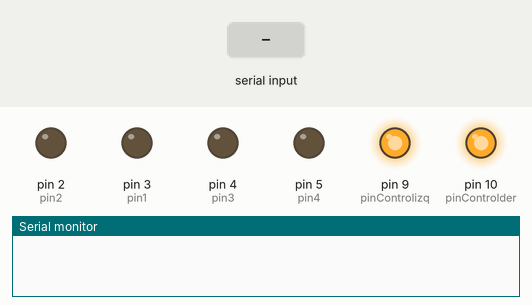
This sketch was run on a simulated Arduino Uno, built with avr-gcc and run on an emulated ATmega328P. Shown: output pins drawn as LEDs (lit = HIGH), the last lines printed to the serial monitor. Inputs (shaded band) come from the test bench.

Above: at 1.2 s.
1.3 s: "30,150,10,200\n" received over Serial
At 2.0 s:
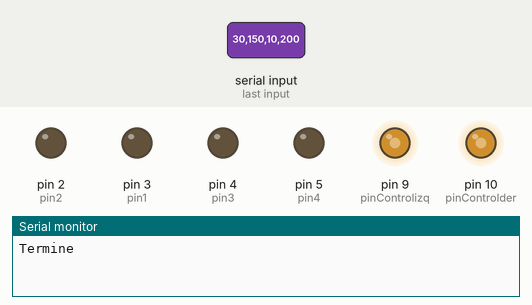
2.8 s: "90,45,200,10\n" received over Serial
At 3.1 s:
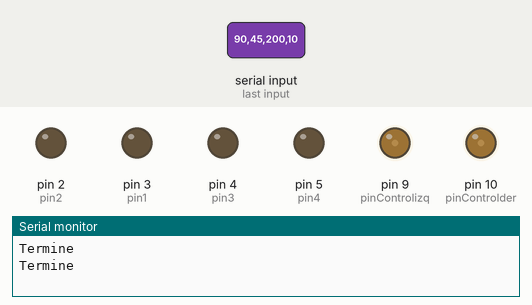
Timing chart, 0 to 5.8 s (numbered marks = the images above; inputs shaded):
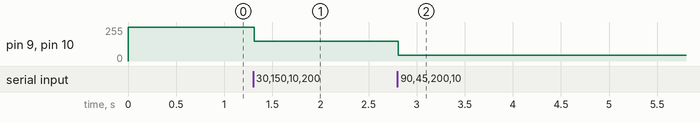

The sketch:

Algoritmo_Arduino.ino
```cpp
void Adelante();
void Atras();
void alto();
void gira_derecha();
void gira_izquierda();
void parametros(String funcion, String velocidad, String tiempo);
//void div_char(char data);
const int pin1 = 3;
const int pin2 = 2;
const int pin3 = 4;
const int pin4 = 5;
const int pinControlizq = 9;
const int pinControlder = 10;
int potenciaizq = 255;
int potenciader = 255;
int tiempo;
int cont = 0;
char data;
String funcion;
String velocidad;
String tiempoS;
void setup() {
  // put your setup code here, to run once:
  pinMode(pinControlizq,OUTPUT);
  pinMode(pinControlder,OUTPUT);
  pinMode(pin1, OUTPUT);
  pinMode(pin2, OUTPUT);
  pinMode(pin3, OUTPUT);
  pinMode(pin4, OUTPUT);
  analogWrite(pinControlizq,potenciaizq);
  analogWrite(pinControlder,potenciader);
  Serial.begin(9600);}

void loop() {
  // put your main code here, to run repeatedly:
  while(Serial.available()){
    data = Serial.read();
    if(data == 44){
      cont++;
    }
    if(cont == 0){
      funcion+=data;
    }
    if(cont == 1 && data!=44){
      velocidad+=data;
    }
    if(cont == 2 && data!=44){
      tiempoS+=data;
    }
    if(cont == 3){
      parametros(funcion,velocidad,tiempoS);
    }
  }
}

void Adelante(){
  digitalWrite(pin1,HIGH);
  digitalWrite(pin2,LOW);
  digitalWrite(pin3,HIGH);
  digitalWrite(pin4,LOW);
}

void alto(){
  digitalWrite(pin1,LOW);
  digitalWrite(pin2,LOW);
  digitalWrite(pin3,LOW);
  digitalWrite(pin4,LOW);
}
void Atras(){
  digitalWrite(pin1,LOW);
  digitalWrite(pin2,HIGH);
  digitalWrite(pin3,LOW);
  digitalWrite(pin4,HIGH);
}
void gira_derecha(){
  digitalWrite(pin1,HIGH);
  digitalWrite(pin2,LOW);
  digitalWrite(pin3,LOW);
  digitalWrite(pin4,HIGH);
}
void gira_izquierda(){
  digitalWrite(pin1,LOW);
  digitalWrite(pin2,HIGH);
  digitalWrite(pin3,HIGH);
  digitalWrite(pin4,LOW);
}

void parametros(String f, String v, String t){
  cont = 0;
  potenciaizq = v.toInt();
  potenciader = v.toInt();
  analogWrite(pinControlizq,potenciaizq);
  analogWrite(pinControlder,potenciader);
  if(f=="adelante"){
      Adelante();
      delay(t.toInt());
      alto();
  }
  if(f=="atras"){
      Atras();
      //delay(t.toInt());
      //alto();
  }
  if(f=="izquierda"){
      gira_derecha();
      delay(t.toInt());
      alto();
  }
  if(f=="derecha"){
      gira_izquierda();
      delay(t.toInt());
      alto();
  }
  if(f=="alto"){
    alto();
  }
  Serial.println("Termine");
  funcion="";
  velocidad="";
  tiempoS="";

}
```

Measured:
- after the input at 1.3 s, pin 9 (pinControlizq), pin 10 (pinControlder): 255/255 → 150/255 at once
- after the input at 2.8 s, pin 9 (pinControlizq), pin 10 (pinControlder): 150/255 → 45/255 at once
